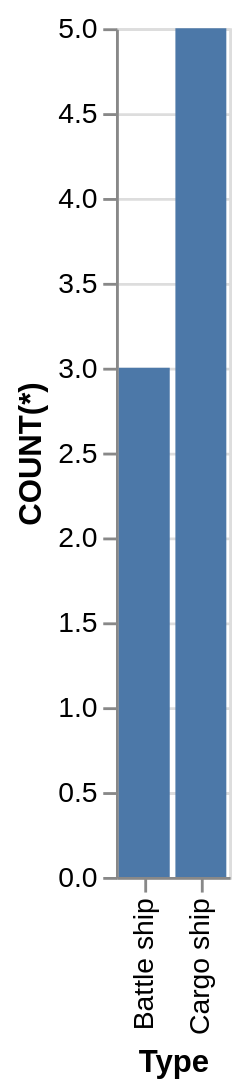

The Vega-Lite source for this figure:
### Vega-Lite specification from a JSON file in a GitHub repository (floating-point values rounded to 4 significant figures)
{"data": {"values": [{"x_data": "Battle ship", "y_data": 3}, {"x_data": "Cargo ship", "y_data": 5}]}, "mark": "bar", "encoding": {"x": {"field": "x_data", "type": "nominal", "title": "Type", "sort": "ascending"}, "y": {"field": "y_data", "type": "quantitative", "title": "COUNT(*)"}}}
